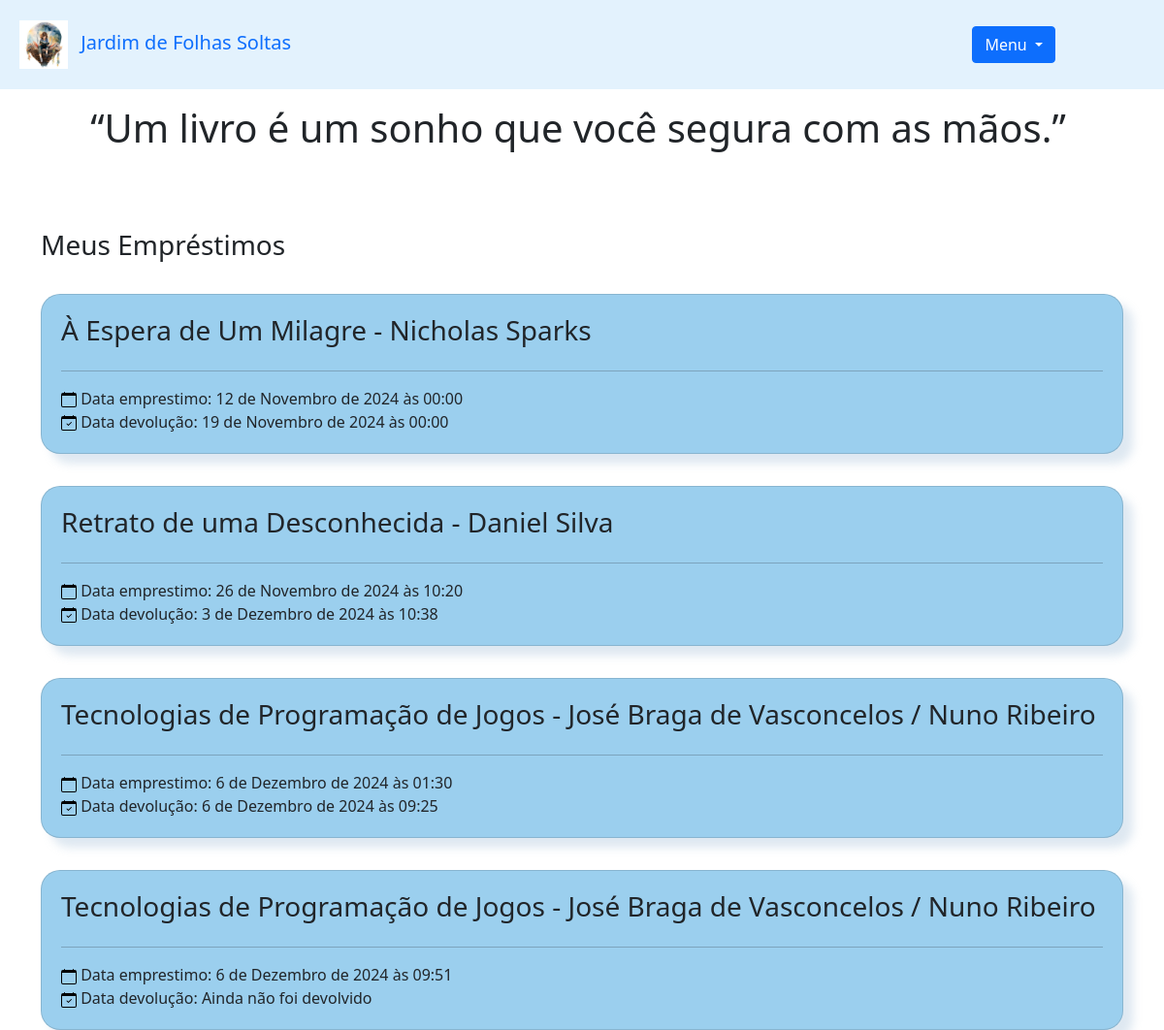
Before: /livro/meus_emprestimos/ (signed in) with the older database file.
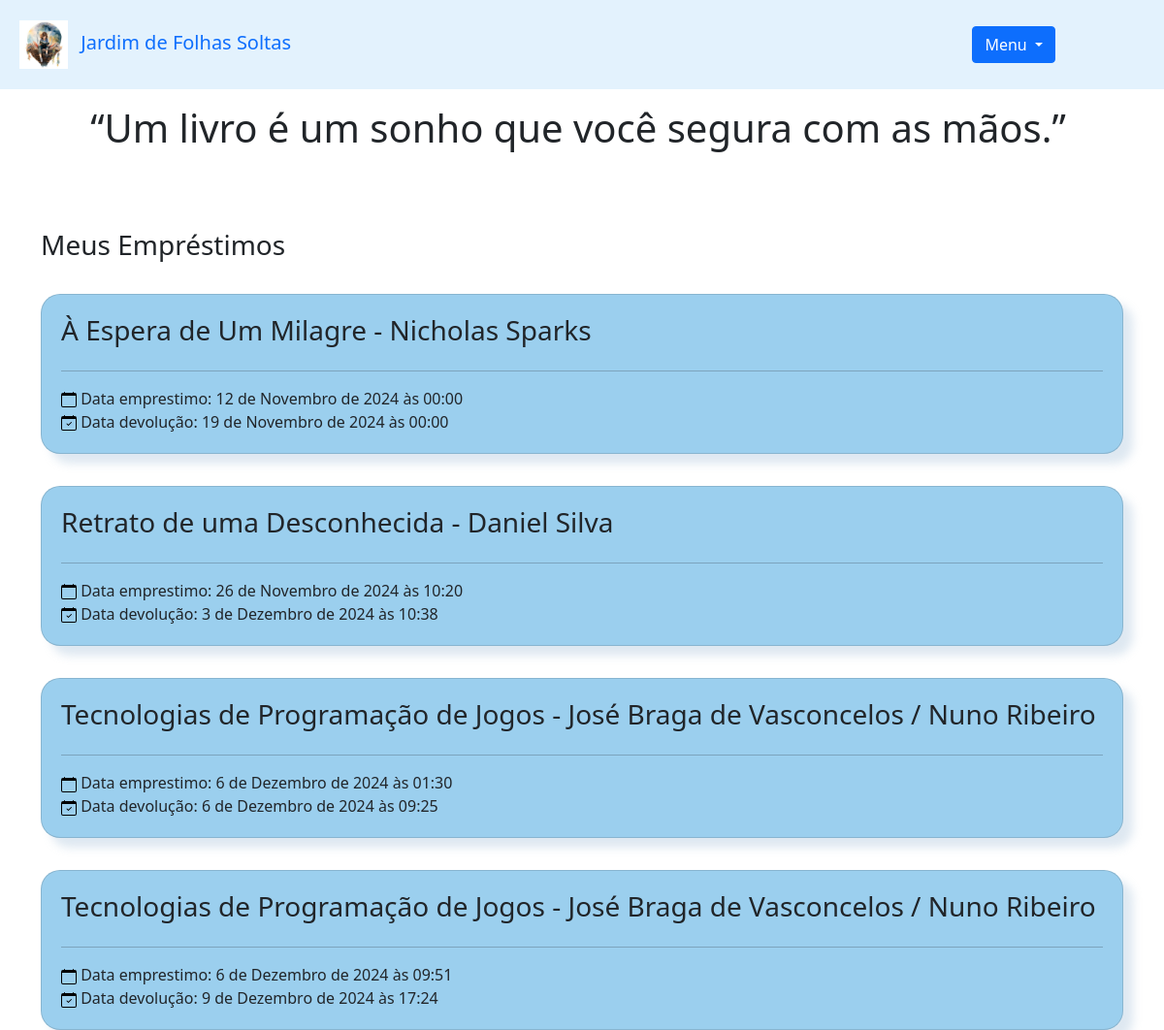
After: the same page with the newer database file.
### livro/models.py (models this page shows, shortened)
class Emprestimos(models.Model):
    choices = (
        ('P', 'Péssimo'),
        ('R', 'Ruim'),
        ('B', 'Bom'),
        ('O', 'Ótimo'),
        ('E', 'Excelente'),
    )
    nome_emprestado = models.ForeignKey(Utilizador, on_delete = models.DO_NOTHING, blank = True, null = True)
    nome_emprestado_anonimo = models.CharField(max_length = 50, blank = True, null = True)
    data_emprestimo = models.DateTimeField(default=datetime.datetime.now)
    data_devolucao = models.DateTimeField(blank = True, null = True)
    livro = models.ForeignKey(Livros, on_delete = models.DO_NOTHING)
    avalicao = models.CharField(max_length = 1, choices = choices, blank = True, null = True) #o campo pode estar em branco e ainda assim ser válido
    class Meta:
        verbose_name = 'Emprestimo' #nome do modelo no admin, para aparecer no admin como Emprestimo

class Livros(models.Model):
    img = models.ImageField(upload_to = 'capa_livro/', null = True, blank = True) # criar um campo para a imagem do livro
    nome = models.CharField(max_length = 100)
    autor = models.CharField(max_length = 100)
    co_autor = models.CharField(max_length = 30, blank = True) # o campo pode estar em branco e ainda assim ser válido
    data_registo = models.DateField(default = date.today)
    emprestado = models.BooleanField(default = False)
    isbn = models.CharField(max_length = 20)
    editora = models.CharField(max_length = 100)
    ano = models.IntegerField()
    categoria = models.ForeignKey(Categoria, on_delete = models.PROTECT) # criar uma chave estrangeira para a categoria, on_delete = models.PROTECT significa que se a categoria for deletada, o livro não será deletado
    utilizador = models.ForeignKey(Utilizador, on_delete = models.PROTECT) # criar uma chave estrangeira para o utilizador, on_delete = models.PROTECT significa que se o utilizador for deletado, o livro não será deletado
    estado_leitura = models.CharField(max_length = 20, choices =
                                      [('nao_lido', 'Não Lido'),
                                       ('a_ler', 'A Ler'),
                                       ('lido', 'Lido'),
                                       ('emprestado', 'Emprestado'),
                                       ('entregue', 'Entregue')])
    class Meta:
        verbose_name = 'Livro' #nome do modelo no admin
    def __str__(self):
            return f"{self.nome} - {self.autor}" #mostrar o nome do livro no admin

### livro/views.py (the view)
# urls.py: path('meus_emprestimos/', views.meus_emprestimos, name='meus_emprestimos'), #cria a rota meus_emprestimos e chama a função meus_emprestimos do arquivo views.py, é necessário passar o id do livro como 
def meus_emprestimos(request):
     utilizador = Utilizador.objects.get(id = request.session['utilizador'])
     emprestimos = Emprestimos.objects.filter(nome_emprestado = utilizador)
     return render(request, 'meus_emprestimos.html', {'utilizador_autenticado': request.session['utilizador'],
                                                      'emprestimos': emprestimos})

### jardim_de_folhas_soltas/context_processors.py (called while the page is built)
def global_vars(request):
    return {
        'some_global_var': 'value',
    }

### livro/templates/meus_emprestimos.html (shortened to what this page needs)
{% extends "base.html" %}
{% block 'conteudo' %}
    <div class="container">
        <br>
        <h3>Meus Empréstimos</h3>
        {% for emprestimo in emprestimos %}
            <div class="card">
                <div class="titulo">
                    <h3>{{emprestimo.livro}}</h3>
                </div>
                <hr>
                <div class="body">
                    <label>&nbspData emprestimo: {{emprestimo.data_emprestimo}}</label>
                <br>
                    <label>&nbspData devolução: {% if emprestimo.data_devolucao %}{{emprestimo.data_devolucao}}{% else %}Ainda não foi devolvido{% endif %}</label>
                </div>
            </div>
        {% endfor %}
    </div>
{% endblock %}

Changed rows visible on the page:
changed Emprestimos: data_devolucao (not shown) → "9 de Dezembro de 2024 às 17:24"; no longer shows "Ainda não foi devolvido"
